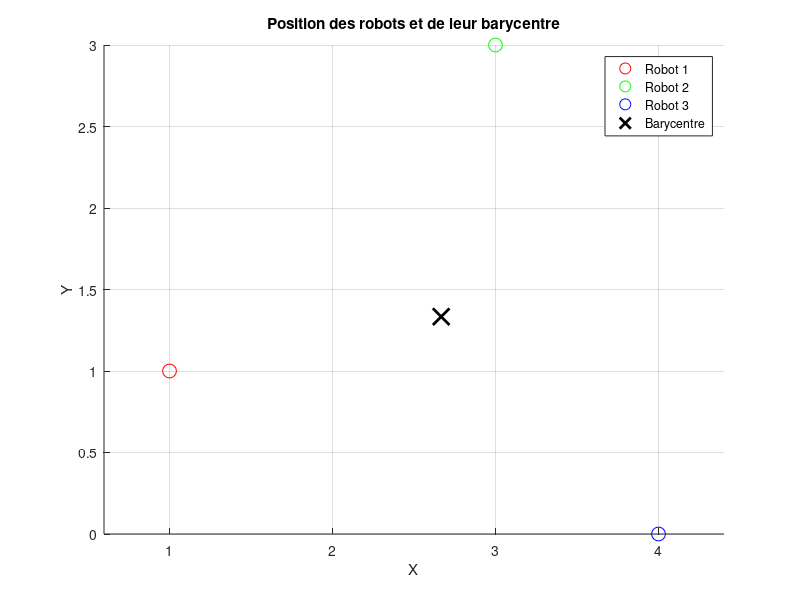

This figure's MATLAB source:
close all

% Coordonnées des robots
robot1 = [1, 1];
robot2 = [3, 3];
robot3 = [4, 0];

% Calcul du barycentre
barycentre = (robot1 + robot2 + robot3) / 3;

% Affichage des points
figure;
hold on;
grid on;
axis equal;

% Tracer les robots
plot(robot1(1), robot1(2), 'ro', 'MarkerSize', 10, 'DisplayName', 'Robot 1');
plot(robot2(1), robot2(2), 'go', 'MarkerSize', 10, 'DisplayName', 'Robot 2');
plot(robot3(1), robot3(2), 'bo', 'MarkerSize', 10, 'DisplayName', 'Robot 3');

% Tracer le barycentre
plot(barycentre(1), barycentre(2), 'kx', 'MarkerSize', 12, 'LineWidth', 2, 'DisplayName', 'Barycentre');

% Annotation
legend;
title('Position des robots et de leur barycentre');
xlabel('X');
ylabel('Y');
